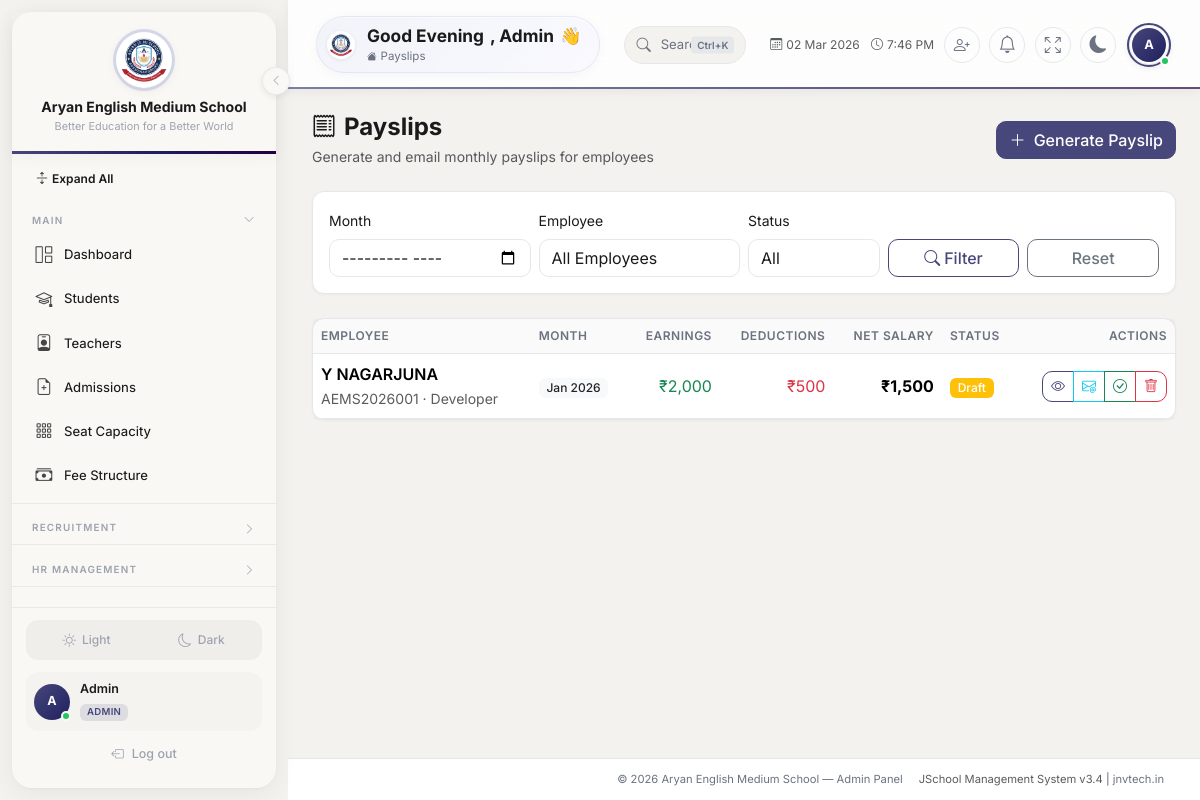
The page /admin/hr/payslips.php (signed in) on the database its author committed.
### tables this page shows
CREATE TABLE `hr_payslips` (
  `id` int(11) NOT NULL AUTO_INCREMENT,
  `employee_id` int(11) NOT NULL,
  `pay_month` varchar(7) NOT NULL,
  `basic_salary` decimal(12,2) DEFAULT 0.00,
  `hra` decimal(12,2) DEFAULT 0.00,
  `da` decimal(12,2) DEFAULT 0.00,
  `other_allowances` decimal(12,2) DEFAULT 0.00,
  `pf_deduction` decimal(12,2) DEFAULT 0.00,
  `tax_deduction` decimal(12,2) DEFAULT 0.00,
  `other_deductions` decimal(12,2) DEFAULT 0.00,
  `net_salary` decimal(12,2) DEFAULT 0.00,
  `status` enum('draft','issued') DEFAULT 'draft',
  `extra_data` longtext DEFAULT NULL CHECK (json_valid(`extra_data`)),
  `created_by` int(11) DEFAULT NULL,
  `created_at` timestamp NOT NULL DEFAULT current_timestamp(),
  PRIMARY KEY (`id`),
  UNIQUE KEY `one_per_month` (`employee_id`,`pay_month`),
  CONSTRAINT `hr_payslips_ibfk_1` FOREIGN KEY (`employee_id`) REFERENCES `hr_employees` (`id`)
);

CREATE TABLE `hr_employees` (
  `id` int(11) NOT NULL AUTO_INCREMENT,
  `employee_id` varchar(20) NOT NULL,
  `name` varchar(100) NOT NULL,
  `designation` varchar(100) DEFAULT NULL,
  `department` varchar(100) DEFAULT NULL,
  `email` varchar(150) DEFAULT NULL,
  `phone` varchar(20) DEFAULT NULL,
  `date_of_joining` date DEFAULT NULL,
  `salary` decimal(12,2) DEFAULT 0.00,
  `probation_months` int(11) DEFAULT 6,
  `reporting_to` varchar(100) DEFAULT NULL,
  `status` enum('active','resigned','terminated') DEFAULT 'active',
  `created_at` timestamp NOT NULL DEFAULT current_timestamp(),
  PRIMARY KEY (`id`),
  UNIQUE KEY `employee_id` (`employee_id`)
);

### includes/auth.php (called while the page is built, shortened)
<?php
function e(mixed $val): string {
    return htmlspecialchars((string)$val, ENT_QUOTES, 'UTF-8');
}

### admin/hr/payslips.php (the view, shortened to what this page needs)
<?php
require_once __DIR__ . '/../../includes/auth.php';
$db = getDB();
$filterMonth = $_GET['month'] ?? '';
$where = '1=1';
$params = [];
$stmt = $db->prepare("SELECT p.*, e.name AS emp_name, e.employee_id AS emp_code, e.designation, e.email
    FROM hr_payslips p JOIN hr_employees e ON p.employee_id=e.id
    WHERE $where ORDER BY p.created_at DESC");
$stmt->execute($params);
$payslips = $stmt->fetchAll(PDO::FETCH_ASSOC);
require_once __DIR__ . '/../../includes/header.php';
?>
<div class="d-flex justify-content-between align-items-center mb-4">
    <div>
        <h4 class="fw-bold mb-1"><i class="bi bi-receipt me-2"></i>Payslips</h4>
        <p class="text-muted small mb-0">Generate and email monthly payslips for employees</p>
    </div>
    <button class="btn btn-primary" data-bs-toggle="modal" data-bs-target="#payslipModal" onclick="resetPayslipForm()">
        <i class="bi bi-plus-lg me-1"></i> Generate Payslip
    </button>
</div>
<div class="card mb-4" style="background:var(--bg-card);border:1px solid var(--border-color);border-radius:12px;">
    <div class="card-body py-3">
        <form method="GET" class="row g-2 align-items-end">
            <div class="col-md-3">
                <label class="form-label small">Month</label>
                <input type="month" name="month" class="form-control" value="<?= e($filterMonth) ?>">
            </div>
            <div class="col-md-3">
                <label class="form-label small">Employee</label>
                <select name="employee_id" class="form-select">
                    <option value="">All Employees</option>
                </select>
            </div>
            <div class="col-md-2">
                <label class="form-label small">Status</label>
                <select name="status" class="form-select">
                    <option value="">All</option>
                </select>
            </div>
            <div class="col-md-2">
                <button type="submit" class="btn btn-outline-primary w-100"><i class="bi bi-search me-1"></i>Filter</button>
            </div>
            <div class="col-md-2">
                <a href="/admin/hr/payslips.php" class="btn btn-outline-secondary w-100">Reset</a>
            </div>
        </form>
    </div>
</div>
<div class="card" style="background:var(--bg-card);border:1px solid var(--border-color);border-radius:12px;">
    <div class="table-responsive">
        <table class="table table-hover mb-0 align-middle">
            <thead>
                <tr>
                    <th>Employee</th>
                    <th>Month</th>
                    <th class="text-end">Earnings</th>
                    <th class="text-end">Deductions</th>
                    <th class="text-end">Net Salary</th>
                    <th>Status</th>
                    <th class="text-end">Actions</th>
                </tr>
            </thead>
            <tbody>
                <?php if (empty($payslips)): ?>
                <tr><td colspan="7" class="text-center text-muted py-4">No payslips found. Click "Generate Payslip" to create one.</td></tr>
                <?php else: foreach ($payslips as $ps):
                    $totalEarnings = $ps['basic_salary'] + $ps['hra'] + $ps['da'] + $ps['other_allowances'];
                    $totalDeductions = $ps['pf_deduction'] + $ps['tax_deduction'] + $ps['other_deductions'];
                ?>
                <tr>
                    <td>
                        <div class="fw-semibold"><?= e($ps['emp_name']) ?></div>
                        <small class="text-muted"><?= e($ps['emp_code']) ?> · <?= e($ps['designation'] ?? '') ?></small>
                    </td>
                    <td>
                        <span class="badge bg-light text-dark"><?= date('M Y', strtotime($ps['pay_month'] . '-01')) ?></span>
                    </td>
                    <td class="text-end text-success">₹<?= number_format($totalEarnings, 0) ?></td>
                    <td class="text-end text-danger">₹<?= number_format($totalDeductions, 0) ?></td>
                    <td class="text-end fw-bold">₹<?= number_format($ps['net_salary'], 0) ?></td>
                    <td>
                        <span class="badge bg-<?= $ps['status'] === 'issued' ? 'success' : 'warning' ?>"><?= ucfirst($ps['status']) ?></span>
                    </td>
                    <td class="text-end">
                        <div class="btn-group btn-group-sm">
                            <a href="/admin/hr/payslip-preview.php?id=<?= $ps['id'] ?>" target="_blank" class="btn btn-outline-primary" title="Preview"><i class="bi bi-eye"></i></a>
                            <?php if ($ps['email']): ?>
                            <button class="btn btn-outline-info" onclick="emailPayslip(<?= $ps['id'] ?>, '<?= e($ps['email']) ?>')" title="Email"><i class="bi bi-envelope-at"></i></button>
                            <?php endif; ?>
                            <?php if ($ps['status'] === 'draft'): ?>
                            <button class="btn btn-outline-success" onclick="changeStatus(<?= $ps['id'] ?>, 'issued')" title="Mark Issued"><i class="bi bi-check-circle"></i></button>
                            <button class="btn btn-outline-danger" onclick="deletePayslip(<?= $ps['id'] ?>)" title="Delete"><i class="bi bi-trash"></i></button>
                            <?php endif; ?>
                        </div>
                    </td>
                </tr>
                <?php endforeach; endif; ?>
            </tbody>
        </table>
    </div>
</div>
<?php require_once __DIR__ . '/../../includes/footer.php'; ?>

### rows shown on the page
hr_payslips: employee.name "Y NAGARJUNA", employee.employee_id "AEMS2026001", employee.designation "Developer", pay_month "Jan 2026", totalEarnings "2,000", totalDeductions "500", net_salary "1,500", status "Draft"

### other values the page prints
$schoolName "Aryan English Medium School"
$schoolTagline "Better Education for a Better World"
$_userInitials "A"
$_userName "Admin"
$_roleLabel "ADMIN"
explode(' ', $_userName)[0] "Admin"
$pageTitle "Payslips"
$_footerSchoolName "Aryan English Medium School"
